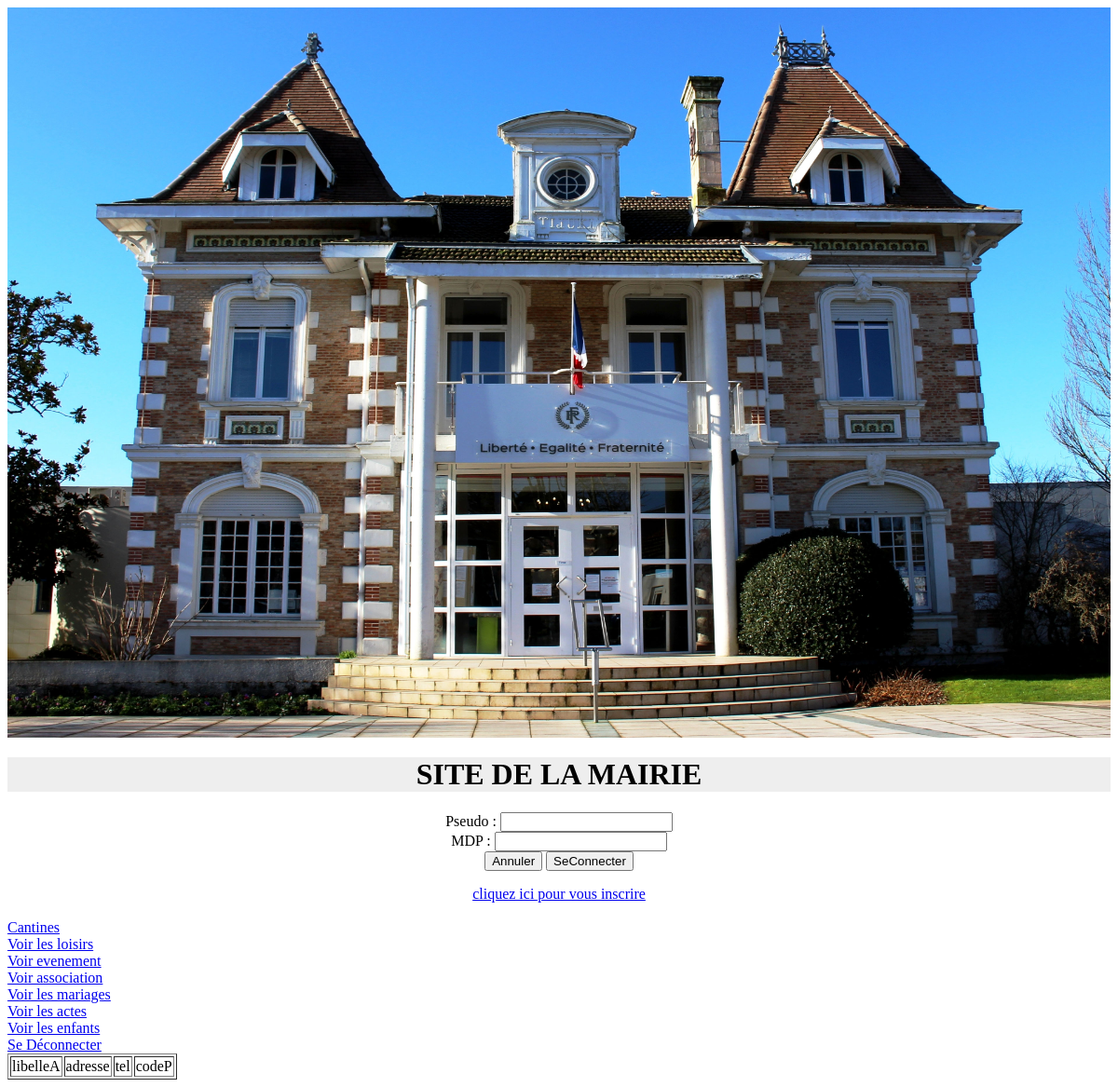
/index.php?page=4 (signed in), run on an earlier commit of the app's database.
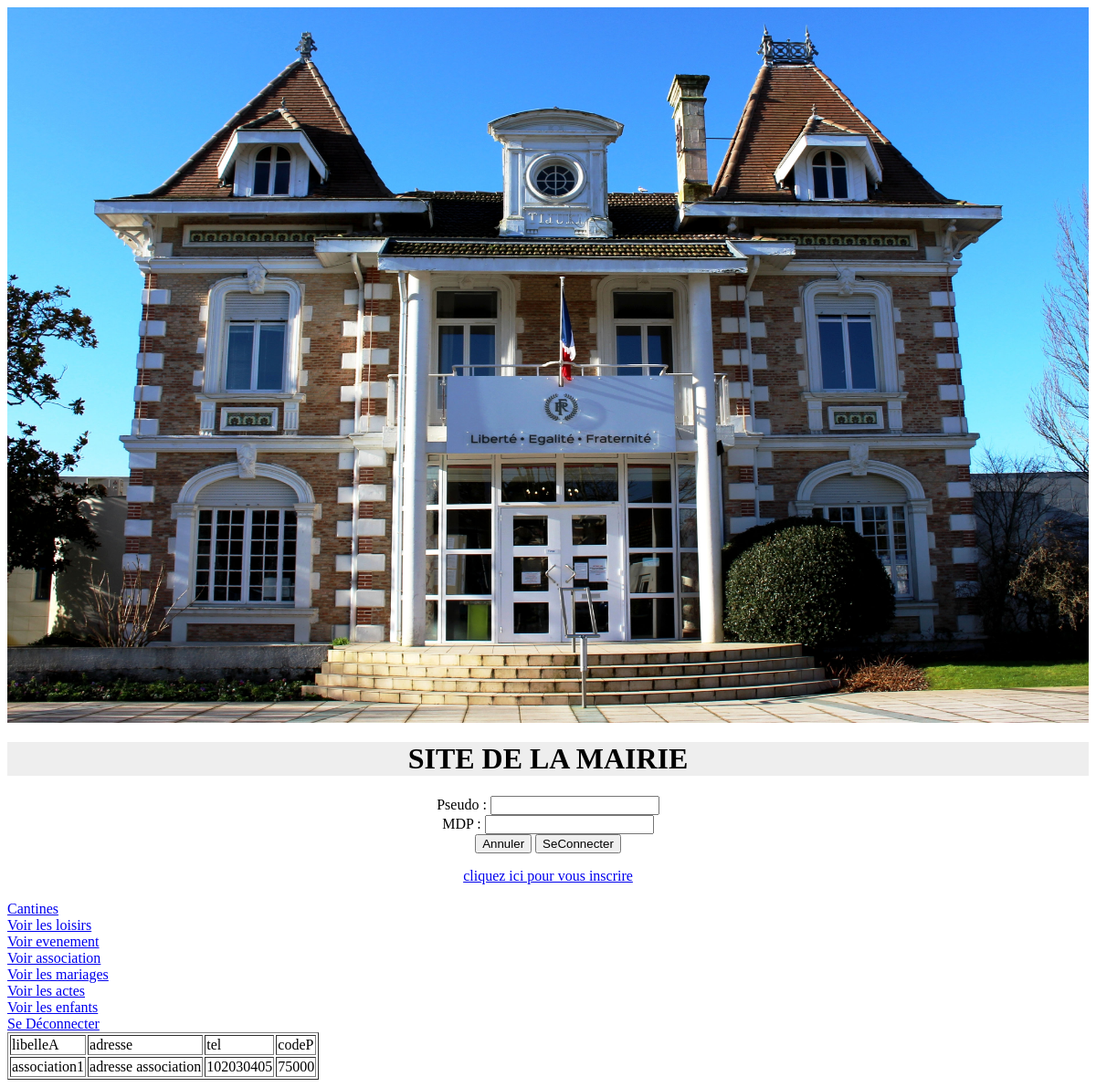
And on a later commit of the database.
### tables this page shows
create table association
(idA int(3) not null auto_increment,
libelleA varchar(50),
adresse varchar(50),
tel char(10),
codeP int,
primary key(idA)
);

### fonctions.php (called while the page is built, shortened)
<?php
function connexion ()
	{
			$con = mysqli_connect("localhost","root","","mairie");
			if ($con == null)
			{
				echo "Erreur de connexion au serveur localhost";
				return null;
			}
			else{
				mysqli_set_charset($con, "utf8");
				return $con;
			}
	}
function afficher_association ()
{
	$requete="Select libelleA, tel, adresse, codeP from association;";
	$con=connexion();
	if($con==null)
	{
		return null;
	}
	else
	{
		$resultats=mysqli_query($con, $requete);
		$lesLignes = array();
		while ($ligne = mysqli_fetch_assoc($resultats))
		{
			$lesLignes[]=$ligne;
		}
		return $lesLignes;
	}
}
?>

### index.php (the view, shortened to what this page needs)
<?php
	require_once ("fonctions.php");
?>
<html>
<head>
<link rel="stylesheet" type="text/css" href="./css/style.css">
</head>
<body>
<img src="img/mairie.jpg"width="100%"height="100%">
<center>
	<h1> SITE DE LA MAIRIE </h1>
	<form method ="post" action ="">
	Pseudo : <input type ="text" name="pseudo"> </br>
	MDP : <input type ="password" name="mdp"> </br>
	<input type ="reset" name ="Annuler" value ="Annuler">
	<input type ="submit" name ="SeConnecter" value ="SeConnecter"><br/>
	</form>
	<a href="inscription.php"> cliquez ici pour vous inscrire </a>
	<?php
		if (isset($_SESSION['idP']))
		{
			 echo "</center>
			 <br/> <a href='index.php?page=1'> Cantines </a>";
			 echo "<br/> <a href='index.php?page=2'> Voir les loisirs </a>";
			 echo "<br/> <a href='index.php?page=3'> Voir evenement </a>";
			 echo "<br/> <a href='index.php?page=4'> Voir association </a>";
			 echo "<br/> <a href='index.php?page=5'> Voir les mariages </a>";
			 echo "<br/> <a href='index.php?page=6'> Voir les actes </a>";
			 echo "<br/> <a href='index.php?page=7'> Voir les enfants </a>";
               		 echo "<br/> <a href='index.php?page=10'> Se Déconnecter </a>";
				if (isset($_GET['page']))
				{
					$page=$_GET['page'];
				}else{
					$page=0;
				}
				switch ($page)
				{
					case 4:
					$lesLignes = afficher_association();
					echo " <table border=1>
					<tr><td> libelleA </td>
					 <td> adresse </td>
					 <td> tel </td>
					 <td> codeP </td> ";
					foreach ($lesLignes as $uneLigne)
					{
						echo "<tr> <td>".$uneLigne['libelleA']." </td>
						<td> ".$uneLigne['adresse']." </td>
						<td>".$uneLigne['tel']." </td>
						<td>".$uneLigne['codeP']." </td>
						</tr>";
					}break;
				}
		}
	?>
	</body>
	</html>

What changed in the data, as far as the page shows it:
added association: libelleA "association1", adresse "adresse association", tel "102030405", codeP "75000"
